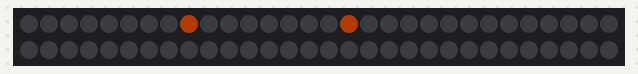
This program was run on a simulated Raspberry Pi Pico running MicroPython. Parts: 60 RGB LEDs in strip order, left to right, continuing on the next row. Dim RGB values are drawn brighter than linear; random numbers come from a fixed seed.

Above: at 0.01 s.
At 4.9 s:
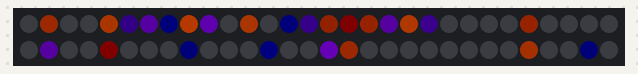
At 9.93 s:
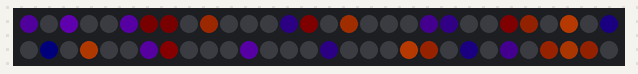
At 19.85 s:
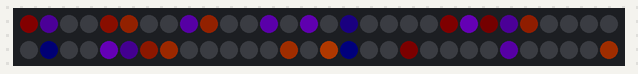
At 29.77 s:
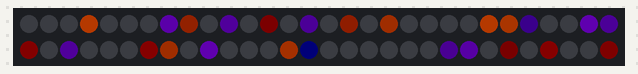
At 39.82 s:
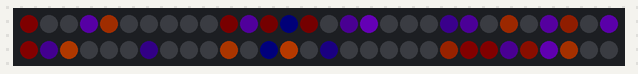

The program:

09-spooky-sparkle.py
```python
# Lab 09: Spooky Sparkle
# Filename: 09-spooky-sparkle.py
# Version: 1.0.0
# Not yet tested on hardware.
#
# Random pixels flash orange or purple and then slowly fade away, like
# sparks from a witch's wand.

from machine import Pin
from neopixel import NeoPixel
from utime import sleep
import config

# hardware settings from config.py
NEOPIXEL_PIN = config.NEOPIXEL_PIN
NUMBER_PIXELS = config.NUMBER_PIXELS
BRIGHTNESS = config.BRIGHTNESS

strip = NeoPixel(Pin(NEOPIXEL_PIN), NUMBER_PIXELS)
from urandom import randint

DELAY = 0.04             # seconds between steps
NEW_SPARKS = 2           # how many new sparks appear each step
FADE_SPEED = 0.85        # each step a pixel keeps 85% of its color

orange = (255, 80, 0)
purple = (140, 0, 255)

# return a color scaled by a number from 0.0 (off) to 1.0 (full),
# and also by BRIGHTNESS so the strip is safe on battery power
def fade(color, amount):
    scale = amount * BRIGHTNESS
    return (int(color[0] * scale), int(color[1] * scale), int(color[2] * scale))

while True:
    # step 1: fade every pixel a little
    for i in range(NUMBER_PIXELS):
        r, g, b = strip[i]
        strip[i] = (int(r * FADE_SPEED), int(g * FADE_SPEED), int(b * FADE_SPEED))
    # step 2: light a few new sparks in random places
    for n in range(NEW_SPARKS):
        place = randint(0, NUMBER_PIXELS - 1)
        if randint(0, 1) == 0:      # flip a coin to pick the color
            strip[place] = fade(orange, 1)
        else:
            strip[place] = fade(purple, 1)
    strip.write()
    sleep(DELAY)
```

config.py
```python
# Halloween Costume Kit Configuration file
# Filename: config.py
# Version: 1.0.0
#
# This file contains the hardware configuration for the Halloween costume kit.
# It is imported by each program.
#
# The kit has a 60-pixel NeoPixel strip on GPIO 0 and one push button
# wired from GPIO 15 to GND.
NEOPIXEL_PIN = 0
NUMBER_PIXELS = 60
BUTTON_PIN = 15

# 60 pixels at full brightness can pull more than 3 amps, which is too much
# for a USB battery pack. Every program multiplies its colors by this number.
# 0.25 means one quarter brightness. Keep it at 0.3 or lower on battery power.
BRIGHTNESS = 0.25
```
